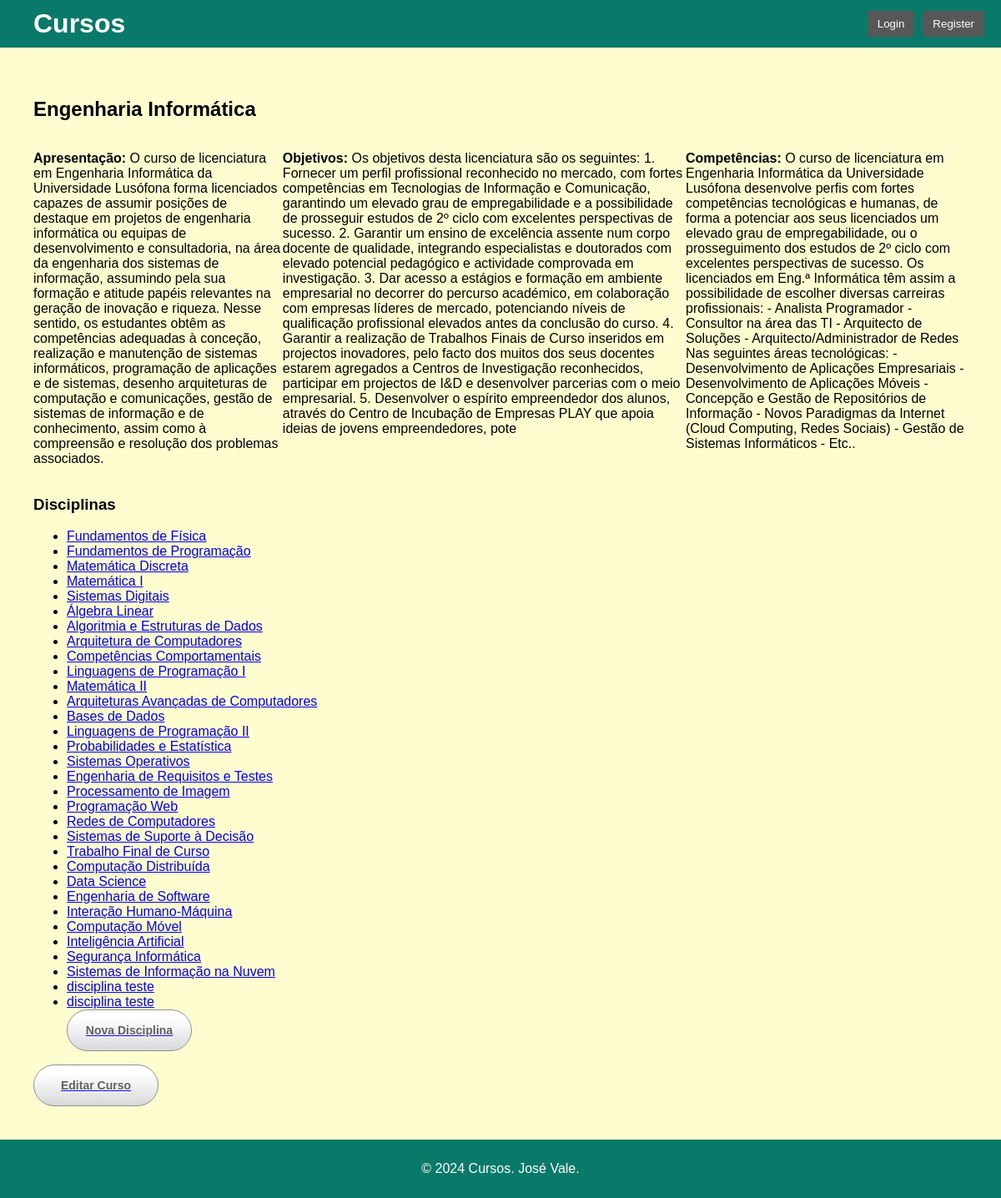
Screenshot of /cursos/1/ with the database file from the repository.
### cursos/models.py (models this page shows, shortened)
class Curso(models.Model):
    nome = models.CharField(max_length=100)
    apresentacao = models.TextField()
    objetivos = models.TextField()
    competencias = models.TextField()
    disciplinas = disciplinas = models.ManyToManyField('Disciplina', related_name='cursos')

class Disciplina(models.Model):
    nome = models.CharField(max_length=100)
    ano = models.IntegerField()
    semestre = models.CharField(max_length=20)
    ects = models.IntegerField()
    curricularIUnitCode = models.CharField(max_length=100)
    areaCientifica = models.ForeignKey(AreaCientifica, on_delete=models.CASCADE)
    curso = models.ForeignKey(Curso, on_delete=models.CASCADE)

### cursos/views.py (the view)
# urls.py: path('<int:curso_id>/', views.curso_view, name='curso_url'),
def curso_view(request, curso_id):
    curso = Curso.objects.get(pk=curso_id)
    disciplinas = Disciplina.objects.filter(curso=curso)
    context = {
        'curso': curso,
        'disciplinas': disciplinas,
        }
    return render(request, 'cursos/curso.html', context)

### cursos/templates/cursos/curso.html
{% extends 'cursos/layout.html' %}
{% block content %}
<div><h2>{{ curso.nome }}</h2></div>
<div class="curso-details">
    <p><strong>Apresentação: </strong>{{ curso.apresentacao }}</p>
    <p><strong>Objetivos: </strong>{{ curso.objetivos }}</p>
    <p><strong>Competências: </strong>{{ curso.competencias }}</p>
</div>
<div>
    <h3>Disciplinas</h3>
    <ul>
        {% for disciplina in disciplinas %}
        <li><a href="{% url 'cursos:disciplina_url' disciplina.id %}">{{ disciplina.nome }}</a></li>
        {% endfor %}
        <a href="{% url 'cursos:nova_disciplina_url' curso.id %}">
            <button class = "add_editbutton">
                Nova Disciplina
            </button>
        </a>
    </ul>
    <a href="{% url 'cursos:edita_curso_url' curso.id %}">
        <button class = "add_editbutton">
            Editar Curso
        </button>
    </a>
</div>
{% endblock %}

### cursos/templates/cursos/layout.html (shortened to what this page needs)
<html lang="pt">
<head>
    {% load static %}
    <link rel="stylesheet" href="{% static 'cursos/styles.css' %}">
</head>
<body>
    <header>
        <h1 id="user-links"><a href="{% url 'cursos:homecursos_url' %}">Cursos</a></h1>
        <div id="user-links">
            {% if user.is_authenticated %}
                <span>Olá, {{ user.username }}!</span>
                <a href="{% url 'cursos:logout' %}"><button>Logout</button></a>
            {% else %}
                <a href="{% url 'cursos:login' %}"><button>Login</button></a>
                <a href="{% url 'cursos:registo' %}"><button>Register</button></a>
            {% endif %}
        </div>
    </header>
    <main>
        {% block content %}
        {% endblock %}
    </main>
    <footer>
            <p>© 2024 Cursos. José Vale.</p>
    </footer>
</body>
</html>

### cursos/static/cursos/styles.css (style rules this page uses)
body { margin: 0; font-family: 'Montserrat', sans-serif; background-color: #fffdd0; display: flex; flex-direction: column; min-height: 100vh; }
header { background-color: #097969; color: white; padding: 10px 20px; display: flex; justify-content: space-between; align-items: center; }
header h1 { margin: 0; }
header h1 a { text-decoration: none; color: white; }
.add_editbutton { display: flex; align-items: center; justify-content: center; outline: none; cursor: pointer; width: 150px; height: 50px; background-image: linear-gradient(to top, #D8D9DB 0%, #fff 80%, #FDFDFD 100%); border-radius: 30px; border: 1px solid #8F9092; transition: all 0.2s ease; font-family: "Source Sans Pro", sans-serif; font-size: 14px; font-weight: 600; color: #606060; text-shadow: 0 1px #fff; }
#user-links { display: flex; align-items: center; }
#user-links button { background-color: #575757; color: white; border: none; padding: 8px 12px; border-radius: 4px; cursor: pointer; margin-left: 10px; }
main { flex: 1; display: flex; flex-direction: column; padding: 20px; }
footer { background-color: #097969; color: white; text-align: center; padding: 10px 20px; }
.curso-details { display: flex; }
@media (min-width: 600px) { main { padding: 40px; } }
@media (min-width: 600px) { header h1 { margin-left: 20px; } }
@media (min-width: 768px) { header { justify-content: space-between; } }

### rows the page displays
Curso: nome "Engenharia Informática", apresentacao "O curso de licenciatura em Engenharia Informática da Universidade Lusófona forma licenciados capazes de assumir posições de destaque em projetos de engenharia informática ou equipas de desenvolvimento e consultadoria, na área da engenharia dos sistemas de informação, assumindo pela sua formação e atitude papéis relevantes na geração de inovação e riqueza. Nesse sentido, os estudantes obtêm as competências adequadas à conceção, realização e manutenção de sistemas informáticos, programação de aplicações e de sistemas, desenho arquiteturas de computação e comunicações, gestão de sistemas de informação e de conhecimento, assim como à compreensão e resolução dos problemas associados.", objetivos "Os objetivos desta licenciatura são os seguintes: 1. Fornecer um perfil profissional reconhecido no mercado, com fortes competências em Tecnologias de Informação e Comunicação, garantindo um elevado grau de empregabilidade e a possibilidade de prosseguir estudos de 2º ciclo com excelentes perspectivas de sucesso. 2. Garantir um ensino de excelência assente num corpo docente de qualidade, integrando especialistas e doutorados com elevado potencial pedagógico e actividade comprovada em investigação. 3. Dar acesso a estágios e formação em ambiente empresarial no decorrer do percurso académico, em colaboração com empresas líderes de mercado, potenciando níveis de qualificação profissional…", competencias "O curso de licenciatura em Engenharia Informática da Universidade Lusófona desenvolve perfis com fortes competências tecnológicas e humanas, de forma a potenciar aos seus licenciados um elevado grau de empregabilidade, ou o prosseguimento dos estudos de 2º ciclo com excelentes perspectivas de sucesso. Os licenciados em Eng.ª Informática têm assim a possibilidade de escolher diversas carreiras profissionais: - Analista Programador - Consultor na área das TI - Arquitecto de Soluções - Arquitecto/Administrador de Redes Nas seguintes áreas tecnológicas: - Desenvolvimento de Aplicações Empresariais - Desenvolvimento de Aplicações Móveis - Concepção e Gestão de Repositórios de Informação - Novos…"
Disciplina: nome "Fundamentos de Física"
Disciplina: nome "Fundamentos de Programação"
Disciplina: nome "Matemática Discreta"
Disciplina: nome "Matemática I"
Disciplina: nome "Sistemas Digitais"
Disciplina: nome "Álgebra Linear"
Disciplina: nome "Algoritmia e Estruturas de Dados"
Disciplina: nome "Arquitetura de Computadores"
Disciplina: nome "Competências Comportamentais"
Disciplina: nome "Linguagens de Programação I"
Disciplina: nome "Matemática II"
Disciplina: nome "Arquiteturas Avançadas de Computadores"
Disciplina: nome "Bases de Dados"
Disciplina: nome "Linguagens de Programação II"
Disciplina: nome "Probabilidades e Estatística"
Disciplina: nome "Sistemas Operativos"
Disciplina: nome "Engenharia de Requisitos e Testes"
Disciplina: nome "Processamento de Imagem"
Disciplina: nome "Programação Web"
Disciplina: nome "Redes de Computadores"
Disciplina: nome "Sistemas de Suporte à Decisão"
Disciplina: nome "Trabalho Final de Curso"
Disciplina: nome "Computação Distribuída"
Disciplina: nome "Data Science"
Disciplina: nome "Engenharia de Software"
Disciplina: nome "Interação Humano-Máquina"
Disciplina: nome "Computação Móvel"
Disciplina: nome "Inteligência Artificial"
Disciplina: nome "Segurança Informática"
Disciplina: nome "Sistemas de Informação na Nuvem"
Disciplina: nome "disciplina teste"
Disciplina: nome "disciplina teste"
